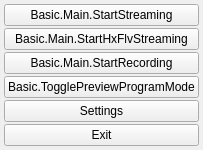
  <widget class="QDockWidget" name="controlsDock">
   <property name="features">
    <set>QDockWidget::AllDockWidgetFeatures</set>
   </property>
   <property name="windowTitle">
    <string>Basic.Main.Controls</string>
   </property>
   <attribute name="dockWidgetArea">
    <number>8</number>
   </attribute>
   <widget class="QWidget" name="dockWidgetContents_3">
    <layout class="QVBoxLayout" name="buttonsVLayout">
     <property name="spacing">
      <number>2</number>
     </property>
     <property name="leftMargin">
      <number>4</number>
     </property>
     <property name="topMargin">
      <number>4</number>
     </property>
     <property name="rightMargin">
      <number>4</number>
     </property>
     <property name="bottomMargin">
      <number>4</number>
     </property>
     <item>
      <widget class="QPushButton" name="streamButton">
       <property name="enabled">
        <bool>true</bool>
       </property>
       <property name="sizePolicy">
        <sizepolicy hsizetype="Preferred" vsizetype="Fixed">
         <horstretch>0</horstretch>
         <verstretch>0</verstretch>
        </sizepolicy>
       </property>
       <property name="text">
        <string>Basic.Main.StartStreaming</string>
       </property>
       <property name="checkable">
        <bool>false</bool>
       </property>
      </widget>
     </item>
      <item>
        <widget class="QPushButton" name="hxFlvstreamButton">
          <property name="enabled">
            <bool>true</bool>
          </property>
          <property name="sizePolicy">
            <sizepolicy hsizetype="Preferred" vsizetype="Fixed">
              <horstretch>0</horstretch>
              <verstretch>0</verstretch>
            </sizepolicy>
          </property>
          <property name="text">
            <string>Basic.Main.StartHxFlvStreaming</string>
          </property>
        </widget>
      </item>     
     <item>
      <widget class="QPushButton" name="recordButton">
       <property name="enabled">
        <bool>true</bool>
       </property>
       <property name="sizePolicy">
        <sizepolicy hsizetype="Preferred" vsizetype="Fixed">
         <horstretch>0</horstretch>
         <verstretch>0</verstretch>
        </sizepolicy>
       </property>
       <property name="minimumSize">
        <size>
         <width>130</width>
         <height>0</height>
        </size>
       </property>
       <property name="text">
        <string>Basic.Main.StartRecording</string>
       </property>
      </widget>
     </item>
     <item>
      <widget class="QPushButton" name="modeSwitch">
       <property name="text">
        <string>Basic.TogglePreviewProgramMode</string>
       </property>
       <property name="checkable">
        <bool>true</bool>
       </property>
      </widget>
     </item>
     <item>
      <widget class="QPushButton" name="settingsButton">
       <property name="sizePolicy">
        <sizepolicy hsizetype="Preferred" vsizetype="Fixed">
         <horstretch>0</horstretch>
         <verstretch>0</verstretch>
        </sizepolicy>
       </property>
       <property name="text">
        <string>Settings</string>
       </property>
      </widget>
     </item>
     <item>
      <widget class="QPushButton" name="exitButton">
       <property name="sizePolicy">
        <sizepolicy hsizetype="Preferred" vsizetype="Fixed">
         <horstretch>0</horstretch>
         <verstretch>0</verstretch>
        </sizepolicy>
       </property>
       <property name="text">
        <string>Exit</string>
       </property>
      </widget>
     </item>
     <item>
      <spacer name="expVSpacer">
       <property name="orientation">
        <enum>Qt::Vertical</enum>
       </property>
       <property name="sizeHint" stdset="0">
        <size>
         <width>0</width>
         <height>0</height>
        </size>
       </property>
      </spacer>
     </item>
    </layout>
   </widget>
  </widget>
